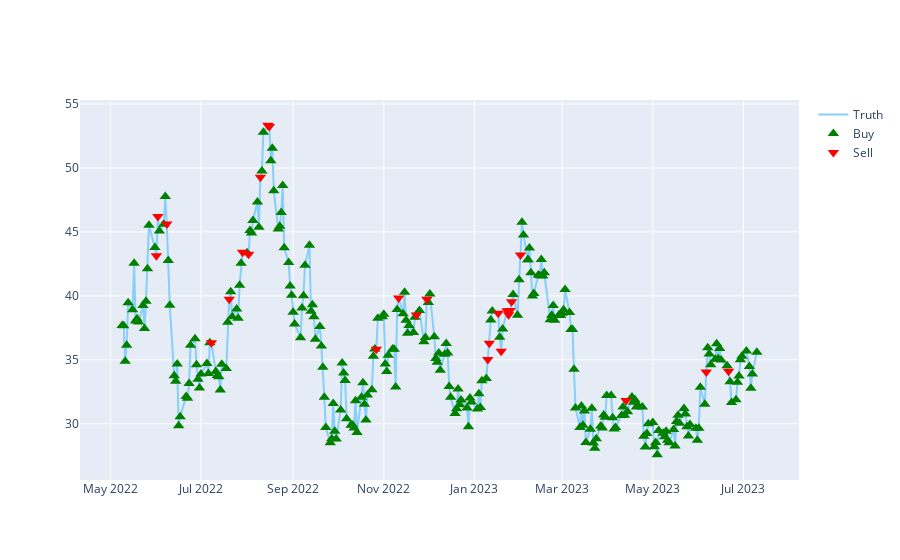

The code cell stored with this chart in its notebook:
### Code cell
# Filter data for the test period
test_data = df.loc[test_split_idx+1:].copy()
test_data['Predictions'] = y_pred  # Store predictions in a new column

# Create a scatter plot for the actual prices (test data only)
fig = go.Figure(data=[go.Scatter(x=test_data.Date, y=test_data.Close, name='Truth', marker_color='LightSkyBlue')])

# Add markers for buy and sell signals (test data only)
buy_indices = test_data[test_data['Predictions'] == 1].index
sell_indices = test_data[test_data['Predictions'] == 0].index

fig.add_trace(go.Scatter(x=test_data.Date.loc[buy_indices],
                         y=test_data.Close.loc[buy_indices],
                         mode='markers',
                         marker=dict(symbol='triangle-up', size=10, color='green'),
                         name='Buy'))

fig.add_trace(go.Scatter(x=test_data.Date.loc[sell_indices],
                         y=test_data.Close.loc[sell_indices],
                         mode='markers',
                         marker=dict(symbol='triangle-down', size=10, color='red'),
                         name='Sell'))

fig.show()

### Figure 1 — Plotly figure (JSON) as saved in the notebook; plotly's stock layout.template omitted (floating-point values rounded to 4 significant figures; data arrays with more than 128 entries replaced by an {"elided": "..."} marker saying what was removed)
{"data": [{"marker": {"color": "LightSkyBlue"}, "name": "Truth", "type": "scatter", "x": {"elided": "294 str values"}, "y": {"elided": "294 float values"}}, {"marker": {"color": "green", "size": 10, "symbol": "triangle-up"}, "mode": "markers", "name": "Buy", "type": "scatter", "x": {"elided": "268 str values"}, "y": {"elided": "268 float values"}}, {"marker": {"color": "red", "size": 10, "symbol": "triangle-down"}, "mode": "markers", "name": "Sell", "type": "scatter", "x": ["2022-06-01T00:00:00", "2022-06-02T00:00:00", "2022-06-08T00:00:00", "2022-07-08T00:00:00", "2022-07-20T00:00:00", "2022-07-29T00:00:00", "2022-08-02T00:00:00", "2022-08-10T00:00:00", "2022-08-15T00:00:00", "2022-08-16T00:00:00", "2022-10-27T00:00:00", "2022-11-11T00:00:00", "2022-11-23T00:00:00", "2022-11-30T00:00:00", "2023-01-10T00:00:00", "2023-01-11T00:00:00", "2023-01-17T00:00:00", "2023-01-19T00:00:00", "2023-01-23T00:00:00", "2023-01-24T00:00:00", "2023-01-25T00:00:00", "2023-01-26T00:00:00", "2023-02-01T00:00:00", "2023-04-13T00:00:00", "2023-06-06T00:00:00", "2023-06-21T00:00:00"], "y": [43.13, 46.2, 45.62, 36.33, 39.74, 43.41, 43.26, 49.27, 53.34, 53.24, 35.83, 39.84, 38.51, 39.74, 35.02, 36.29, 38.65, 35.68, 38.83, 38.53, 38.85, 39.54, 43.19, 31.83, 34.05, 34.1]}], "layout": {}}
